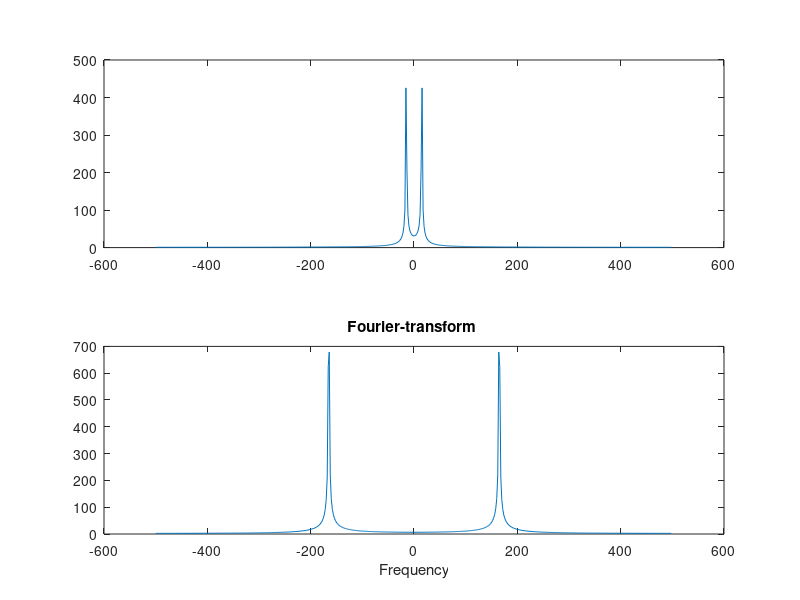
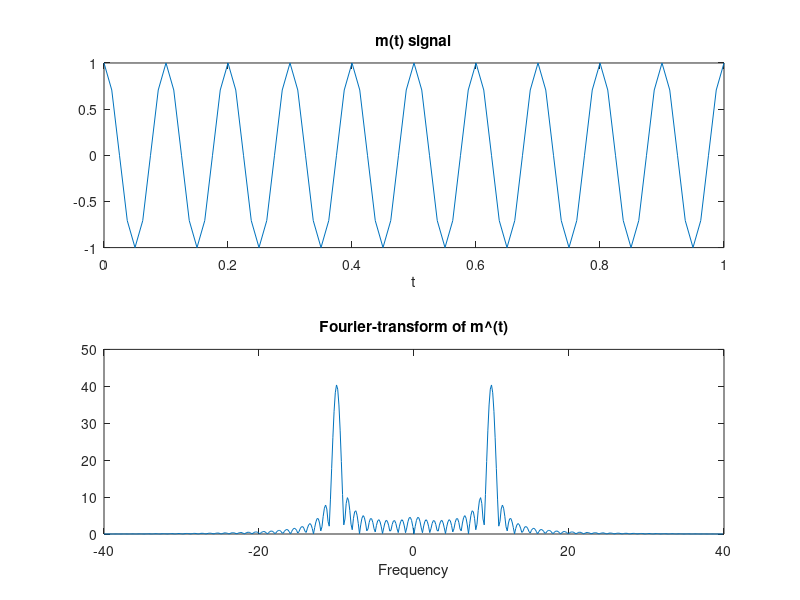
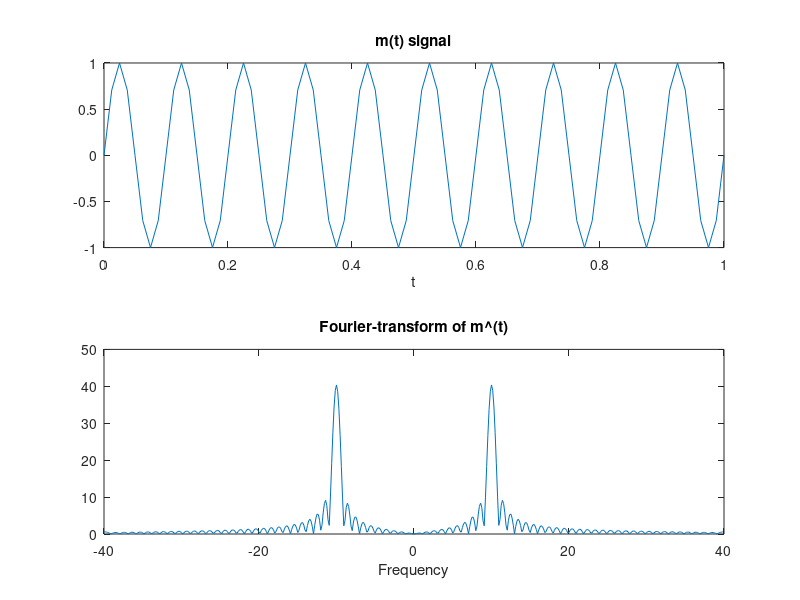
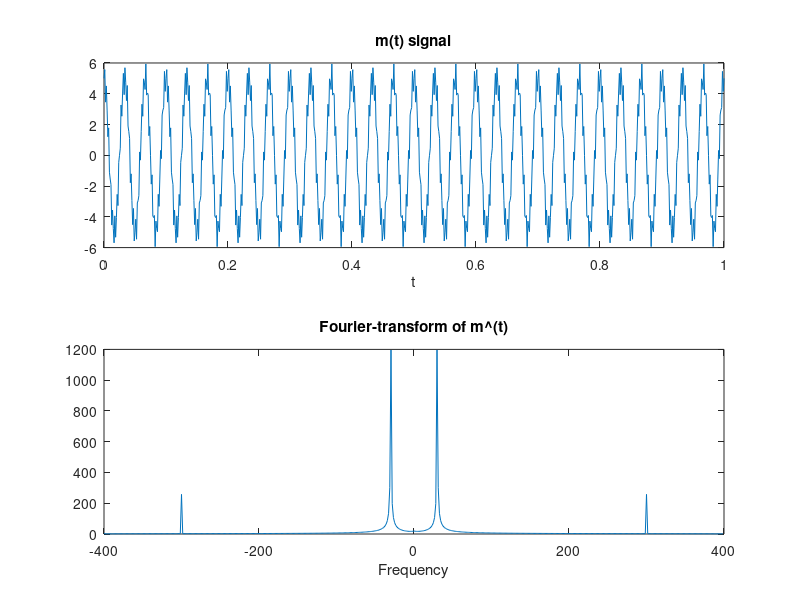

The MATLAB script that drew these images, in order:
%% Q1
fc=150;
fm=15;
Fs = 1000;
t=0:1/Fs:1;
mt = 2*sin(2*pi*fm*t);
mt_anl = hilbert(mt);
mt_anlminus = conj(mt_anl);
usb = mt_anl.*(exp(sqrt(-1)*2*pi*fc*t)) + mt_anlminus.*(exp(-1*sqrt(-1)*2*pi*fc*t));
NFFT = 512;
fourmt = fftshift(fft(mt, NFFT));
F_mt_an = fftshift(fft(usb, NFFT)); %FT of [m^(t)]
figure; subplot(2,1,1); plot([-NFFT/2:1:(NFFT/2)-1]*(Fs/NFFT), abs(fourmt));
subplot(2,1,2); plot([-NFFT/2:1:(NFFT/2)-1]*(Fs/NFFT), abs(F_mt_an));
title('Fourier-transform '); xlabel('Frequency');

%% Q2-a
fm=10 ; 
Fs = 80; 
t=0:1/Fs:1; 
mt = cos(2*pi*fm*t);
mt_anl = hilbert(mt);
mt_ht = imag(hilbert(mt)); 
NFFT = 512;
F_mt_an = fftshift(fft(mt_ht, NFFT)); 
figure; subplot(2,1,1); plot(t, mt);
title('m(t) signal'); xlabel('t');
subplot(2,1,2); plot((-NFFT/2:1:(NFFT/2)-1)*(Fs/NFFT), abs(F_mt_an));
title('Fourier-transform of m\^(t)'); xlabel('Frequency');

%% Q2-b
fm=10 ; 
Fs = 80;
t=0:1/Fs:1;
mt = sin(2*pi*fm*t);
mt_anl = hilbert(mt);
mt_ht = imag(hilbert(mt)); 
NFFT = 512;
F_mt_an = fftshift(fft(mt_ht, NFFT));
figure; subplot(2,1,1); plot(t, mt);
title('m(t) signal'); xlabel('t');
subplot(2,1,2); plot((-NFFT/2:1:(NFFT/2)-1)*(Fs/NFFT), abs(F_mt_an));
title('Fourier-transform of m\^(t)'); xlabel('Frequency');

%% Q2-c
fm=10 ; 
Fs = 800;
t=0:1/Fs:1;
mt = 5*cos(60*pi*t)+sin(6*100*pi*t);
mt_anl = hilbert(mt);
mt_ht = imag(hilbert(mt)); 
NFFT = 512;
F_mt_an = fftshift(fft(mt_ht, NFFT)); %FT of [m^(t)]
figure; subplot(2,1,1); plot(t, mt);
title('m(t) signal'); xlabel('t');
subplot(2,1,2); plot((-NFFT/2:1:(NFFT/2)-1)*(Fs/NFFT), abs(F_mt_an));
title('Fourier-transform of m\^(t)'); xlabel('Frequency');
